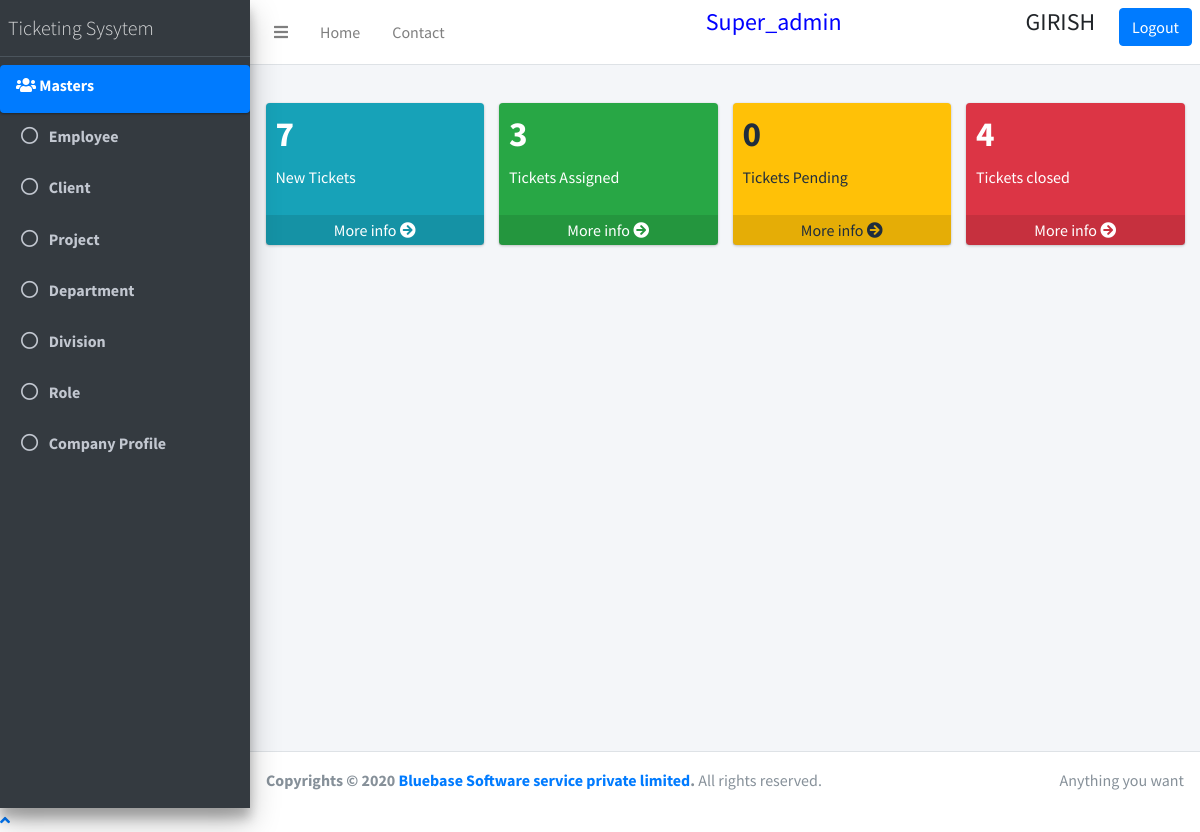
/index.php (signed in), run on the app's committed database.
### tables this page shows
CREATE TABLE IF NOT EXISTS `user_master` (
  `id` int(11) NOT NULL AUTO_INCREMENT,
  `usertype` varchar(200) NOT NULL,
  `users_id` int(11) NOT NULL,
  `role_master_id` int(100) DEFAULT NULL,
  `user_name` varchar(200) NOT NULL,
  `password` varchar(200) NOT NULL,
  `org_password` varchar(200) NOT NULL,
  `full_name` varchar(200) NOT NULL,
  `user_status` int(11) DEFAULT '1',
  `created_by` varchar(200) DEFAULT NULL,
  `created_on` timestamp NULL DEFAULT CURRENT_TIMESTAMP,
  `modified_by` varchar(250) DEFAULT NULL,
  `modified_on` datetime DEFAULT NULL,
  PRIMARY KEY (`id`)
);

CREATE TABLE IF NOT EXISTS `role_master` (
  `id` int(11) NOT NULL AUTO_INCREMENT,
  `role_name` varchar(200) NOT NULL,
  `status` int(250) NOT NULL,
  PRIMARY KEY (`id`)
);

CREATE TABLE IF NOT EXISTS `masters_menu` (
  `id` int(255) NOT NULL AUTO_INCREMENT,
  `menu_name` varchar(255) DEFAULT NULL,
  `menu_description` varchar(255) DEFAULT NULL,
  `menu_order` varchar(255) DEFAULT NULL,
  `menu_class` varchar(255) DEFAULT NULL,
  `menu_url` varchar(255) DEFAULT NULL,
  `call_method` varchar(125) DEFAULT NULL,
  `created_by` int(255) DEFAULT NULL,
  `created_on` datetime DEFAULT NULL,
  PRIMARY KEY (`id`)
);

CREATE TABLE IF NOT EXISTS `masters_sub_menu` (
  `id` int(255) NOT NULL AUTO_INCREMENT,
  `menu_id` int(255) DEFAULT NULL,
  `name` varchar(255) DEFAULT NULL,
  `call_method` varchar(255) DEFAULT NULL,
  `status` int(2) DEFAULT NULL,
  `created_by` int(2) DEFAULT NULL,
  `created_on` datetime DEFAULT NULL,
  `modified_by` int(2) DEFAULT NULL,
  `modified_on` datetime DEFAULT NULL,
  PRIMARY KEY (`id`)
);

### index.php (the view, shortened to what this page needs)
<?php
include("connect.php");
$fullname=$_SESSION['fullname'];
$rolemaster_id=$_SESSION['rolemaster_id'];
?>
<!DOCTYPE html>
<html lang="en">
<head>
<link rel="stylesheet" href="https://code.ionicframework.com/ionicons/2.0.1/css/ionicons.min.css">
  <link rel="stylesheet" href="plugins/datatables-bs4/css/dataTables.bootstrap4.min.css">
  <link rel="stylesheet" href="plugins/fontawesome-free/css/all.min.css">
    <link rel="stylesheet" href="plugins/datatables-responsive/css/responsive.bootstrap4.min.css">
	<link rel="stylesheet" href="plugins/summernote/summernote-bs4.css">
	 <link rel="stylesheet" href="plugins/icheck-bootstrap/icheck-bootstrap.min.css">
  <link rel="stylesheet" href="dist/css/adminlte.min.css">
</head>
<body class="hold-transition sidebar-mini">
<div  class="wrapper">
  <nav class="main-header navbar navbar-expand navbar-white navbar-light">
    <ul class="navbar-nav">
      <li class="nav-item">
        <a class="nav-link" data-widget="pushmenu" href="#" role="button"><i class="fas fa-bars"></i></a>
      </li>
      <li class="nav-item d-none d-sm-inline-block">
        <a href="index.php" class="nav-link">Home</a>
      </li>
      <li class="nav-item d-none d-sm-inline-block">
        <a href="#" class="nav-link">Contact</a>
      </li>
    </ul>
    <ul class="navbar-nav ml-auto">
	<?php
	$query1 = $con->prepare("SELECT * FROM `user_master`
INNER JOIN role_master ON user_master.role_master_id=role_master.id where role_master.id='$rolemaster_id'");
$query1->execute();
$query_run = $query1->fetch();
	?>
	<p style="margin-r: 2.5em;padding: 0 7em 2em 0;"><h4  style="color:blue;"><?php echo  $query_run['role_name'];?></h4></p>
	<br>
	<br>
	<p style="margin-left: 4.5em;padding: 0 7em 2em 0;" ><h4><?php echo strtoupper($fullname); ?></h4></p>
      <li class="nav-item">
            <a class="btn btn-primary" href="login/logout.php">Logout</a>
      </li>
    </ul>
  </nav>
  <aside class="main-sidebar sidebar-dark-primary elevation-4">
    <a href="" class="brand-link">
      <span class="brand-text font-weight-light">Ticketing Sysytem</span>
    </a>
	<?php
	include 'sidebar.php';
	?>
  </aside>
  <div class="content-wrapper">
    <div class="content-header">
    </div>
    <div class="content">
      <div class="container-fluid">
		<div id="main_content">
		 <div class="row">
          <div class="col-lg-3 col-6">
            <div class="small-box bg-info">
              <div class="inner">
			  <?php
			  $sql1 = $con->prepare("SELECT COUNT(id) as id
FROM tickets");
$sql1->execute();
$row = $sql1->fetch();
			  ?>
                <h3><?php echo  $row['id'];?></h3>
                <p>New Tickets</p>
              </div>
              <a href="#" class="small-box-footer">More info <i class="fas fa-arrow-circle-right"></i></a>
            </div>
          </div>
          <div class="col-lg-3 col-6">
            <div class="small-box bg-success">
              <div class="inner">
                <?php
			  $sql1 = $con->prepare("SELECT COUNT(id) as id
FROM tickets where tickets_status=1");
$sql1->execute();
$row = $sql1->fetch();
			  ?>
                <h3><?php echo  $row['id'];?></h3>
                <p>Tickets Assigned</p>
              </div>
              <a href="#" class="small-box-footer">More info <i class="fas fa-arrow-circle-right"></i></a>
            </div>
          </div>
          <div class="col-lg-3 col-6">
            <div class="small-box bg-warning">
              <div class="inner">
              <?php
			  $sql1 = $con->prepare("SELECT COUNT(id) as id
FROM tickets where tickets_status=2");
$sql1->execute();
$row = $sql1->fetch();
			  ?>
                <h3><?php echo  $row['id'];?></h3>
                <p>Tickets Pending</p>
              </div>
              <a href="#" class="small-box-footer">More info <i class="fas fa-arrow-circle-right"></i></a>
            </div>
          </div>
          <div class="col-lg-3 col-6">
            <div class="small-box bg-danger">
              <div class="inner">
               <?php
			  $sql1 = $con->prepare("SELECT COUNT(id) as id
FROM tickets where tickets_status=3");
$sql1->execute();
$row = $sql1->fetch();
			  ?>
                <h3><?php echo  $row['id'];?></h3>
                <p>Tickets closed</p>
              </div>
              <a href="#" class="small-box-footer">More info <i class="fas fa-arrow-circle-right"></i></a>
            </div>
          </div>
        </div>
		</div>
      </div>
    </div>
  </div>
 <?php
	include 'footer.php';
    ?>
 <a class="scroll-to-top rounded" href="#page-top">
      <i class="fa fa-angle-up"></i>
    </a>
</body>
</html>

### sidebar.php
<nav class="mt-2">
<ul class="nav nav-pills nav-sidebar flex-column" data-widget="treeview" role="menu" data-accordion="false">
<li class="nav-item has-treeview menu-open">
<?php
$rolemaster_id=$_SESSION['rolemaster_id'];
$sql = $con->query("SELECT masters_menu.id as id,masters_menu.menu_name FROM `masters_menu` INNER JOIN role_mapping ON masters_menu.id = role_mapping.menu_id
WHERE role_mapping.role_id='$rolemaster_id' group by menu_name");
while($row = $sql->fetch(PDO::FETCH_ASSOC))
{
$menuid=$row['id'];
?>
<a href="#collapseMulti_<?php echo $row['id']; ?>" class="nav-link active">
<i class="fa fa-users" aria-hidden="true"></i>
<p><label><?php echo $row['menu_name']; ?></label></p>
</a>
<ul class="nav nav-treeview">
 <?php
    $sql2 = $con->query("SELECT * FROM `masters_sub_menu` INNER JOIN role_mapping ON masters_sub_menu.id=role_mapping.submenu_id
 WHERE role_mapping.role_id='$rolemaster_id' and role_mapping.menu_id='$menuid'");
    while($res = $sql2->fetch(PDO::FETCH_ASSOC))
    { ?>
<li class="nav-item">
<a onclick="<?php echo $res['call_method']; ?>" class="nav-link ">
<i class="far fa-circle nav-icon"></i>
 <p><label><?php echo $res['name']; ?> </label></p>
</a>
</li>
 <?php
    }
    ?>
</ul>
<?php
}
?>
</li>
</ul>
</nav>

### footer.php
<footer class="main-footer">
<div class="float-right d-none d-sm-inline">
Anything you want
</div>
<strong>Copyrights &copy; 2020 <a href="https://www.bluebase.in/">Bluebase Software service private limited</a>.</strong> All rights reserved.
</footer>
</div>

### data on the page
user_master: role_master.role_name "Super_admin"
masters_menu: menu_name "Masters"
masters_sub_menu: name "Employee"
masters_sub_menu: name "Client"
masters_sub_menu: name "Project"
masters_sub_menu: name "Department"
masters_sub_menu: name "Division"
masters_sub_menu: name "Role"
masters_sub_menu: name "Company Profile"

### other printed values
$fullname "GIRISH"
$row['id'] "7"
$row['id'] "3"
$row['id'] "0"
$row['id'] "4"
